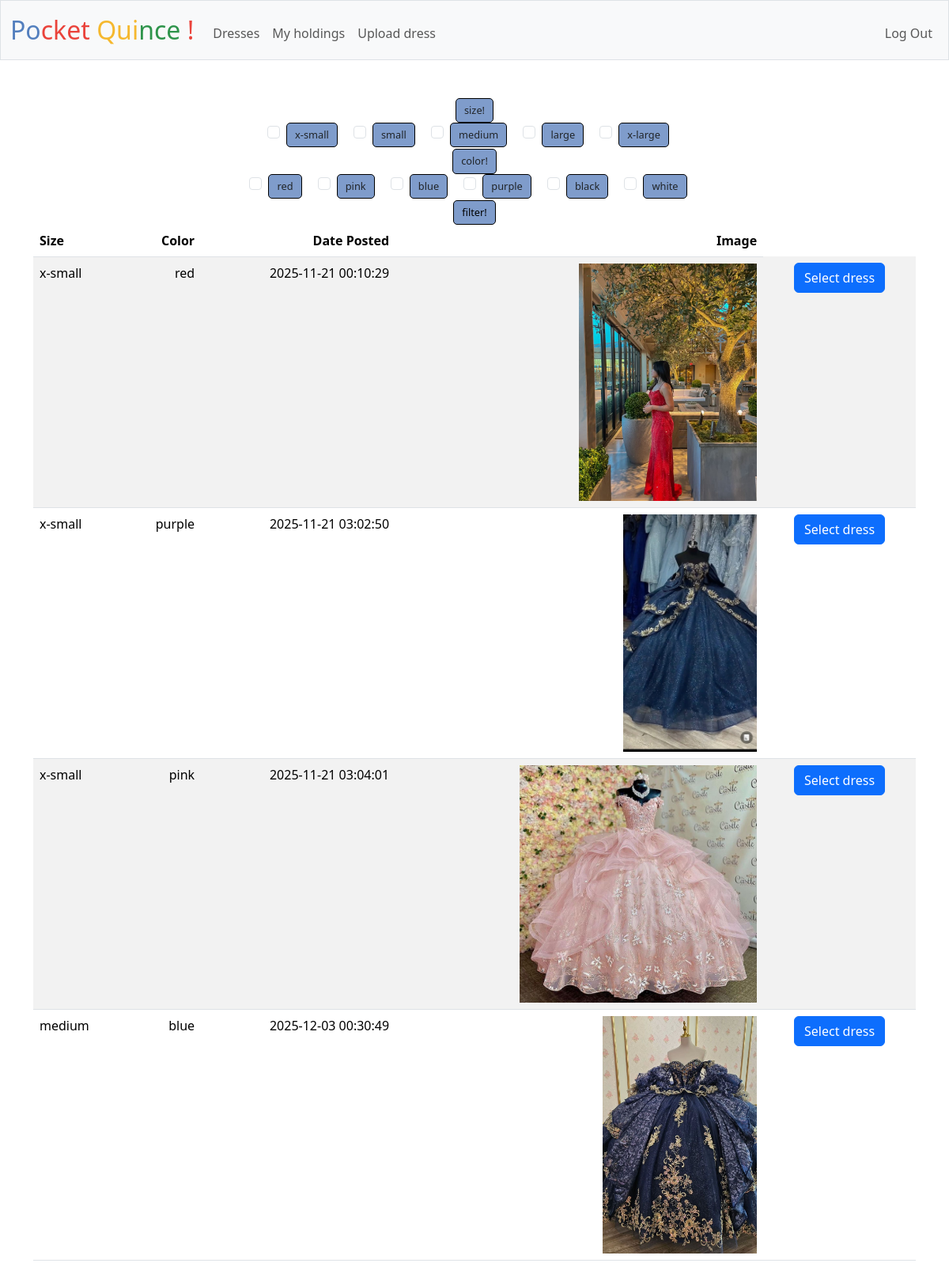
Before: /catalog (signed in) with the older database file.
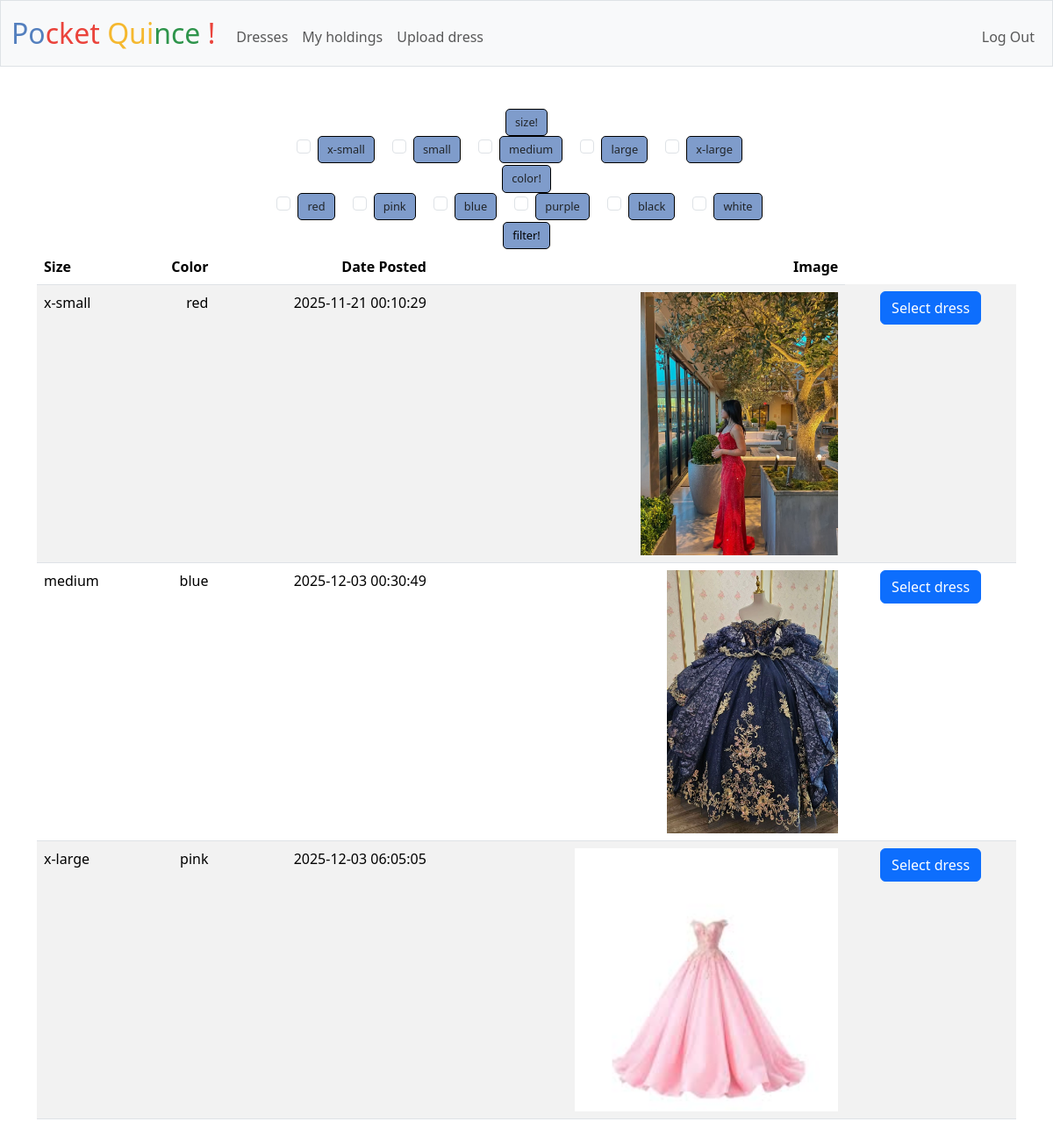
After: the same page with the newer database file.
### tables this page shows
CREATE TABLE dresses (
    id INTEGER PRIMARY KEY AUTOINCREMENT,
    size TEXT NOT NULL,
    color TEXT NOT NULL,
    owner INTEGER NOT NULL,
    image_url TEXT,
    time_posted TEXT NOT NULL DEFAULT CURRENT_TIMESTAMP,
    FOREIGN KEY (owner) REFERENCES users(id)
);

### app.py (the view)
@app.route("/catalog", methods = ["GET"])
@login_required
def catalog():
    sizes = request.args.getlist("size")
    colors = request.args.getlist("color")
    db = get_db()
    catalog = db.execute("SELECT * FROM dresses WHERE id NOT IN ( SELECT dress_id FROM holdings WHERE rent_end IS NULL) AND owner != ?"
    ,( session["user_id"],)).fetchall()
    print("Catalog before filtering:", catalog)
    filtered = []
    for dress in catalog:
        if sizes and dress["size"] not in sizes:
            continue
        if colors and dress["color"] not in colors:
            continue
        filtered.append(dress)
    catalog = filtered
    print("Catalog after filtering:", catalog)
    return render_template("catalog.html", catalog=catalog)

### app.py (called while the page is built)
def get_db():
    if "db" not in g:
        g.db = sqlite3.connect(DATABASE)
        g.db.row_factory = sqlite3.Row # Enable dictionary-like row access
    return g.db

@app.after_request
def after_request(response):
    response.headers["Cache-Control"] = "no-cache, no-store, must-revalidate"
    response.headers["Expires"] = 0
    response.headers["Pragma"] = "no-cache"
    return response

### help.py (called while the page is built)
def login_required(f):
    @wraps(f)
    def decorated_function(*args, **kwargs):
        if session.get("user_id") is None:
            return redirect("/login")
        return f(*args, **kwargs)
    return decorated_function

### templates/catalog.html (shortened to what this page needs)
{% extends "layout.html" %}
{% block main %}
    <form action = "/catalog" method = "get">
        <div class = "row">
            <div>
                <label>size!</label><br>
                {% for size in ["x-small", "small", "medium", "large", "x-large"]%}
                    <div class = "form-check form-check-inline">
                        <input class ="form-check-input" type="checkbox" name="size" value="{{ size }}">
                        <label class="form-check-label" for="{{ size }}">{{ size }}</label>
                    </div>
                {% endfor %}
            </div>
            <div>
                <label>color!</label><br>
                {% for color in ["red", "pink", "blue", "purple", "black", "white"] %}
                    <div class = "form-check form-check-inline">
                        <input class ="form-check-input" type="checkbox" name="color" value="{{ color }}">
                        <label class="form-check-label" for="{{ color }}">{{ color }}</label>
                    </div>
                {% endfor %}
            </div>
            <div>
                <button type="submit">filter!</button>
            </div>
        </div>
    </form>
    <table class = "table table-striped">
        <thead>
            <tr>
                <th class = "text-start">Size</th>
                <th class = "text-end">Color</th>
                <th class = "text-end">Date Posted</th>
                <th class = "text-end">Image</th>
            </tr>
        </thead>
        <tbody>
            {% for dress in catalog %}
                <tr>
                    <td class = "text-start"> {{ dress["size"] }}</td>
                    <td class = "text-end"> {{ dress["color"]}}</td>
                    <td class = "text-end"> {{ dress["time_posted"] }}</td>
                    <td class = "text-end"> <img src = '{{ dress["image_url"] }}' ></td>
                    <td>
                        <form action = "/selectDress" method = "post">
                            <button class="btn btn-primary" type="submit">Select dress</button>
                        </form>
                    </td>
                 </tr>
              {% endfor %}
        </tbody>
    </table>
{% endblock %}

Changed rows visible on the page:
no longer on this page (row unchanged): dresses: size "x-small", color "purple", time_posted "2025-11-21 03:02:50", image_url (picture)
no longer on this page (row unchanged): dresses: size "x-small", color "pink", time_posted "2025-11-21 03:04:01", image_url (picture)
added dresses: size "x-large", color "pink", time_posted "2025-12-03 06:05:05", image_url (picture)
